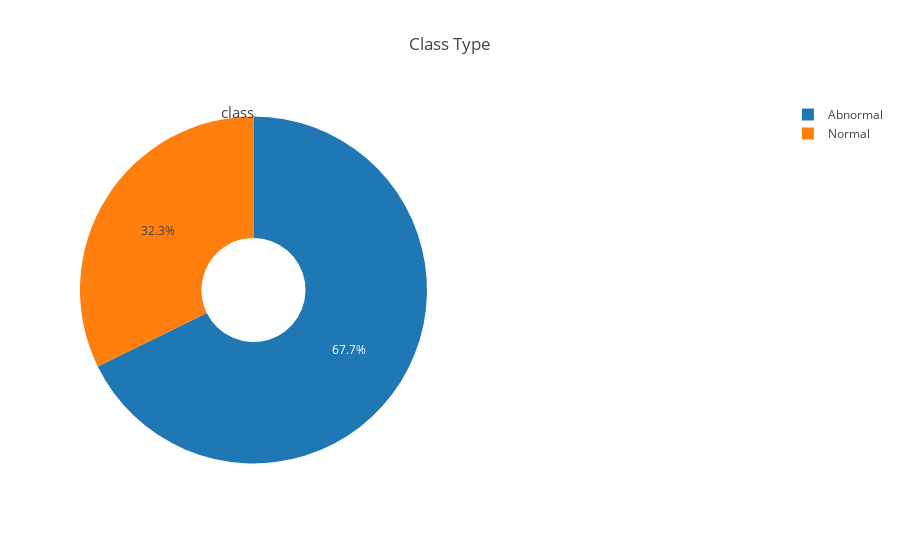

The cell this chart's notebook holds for it:
### Code cell
pie1_list=data["class"].value_counts().values
labels = data["class"].value_counts().index
# figure
fig = {
  "data": [
    {
      "values": pie1_list,
      "labels": labels,
      "domain": {"x": [0, .5]},
      "name": "class",
      "hoverinfo":"label+percent",
      "hole": .3,
      "type": "pie"
    },],
  "layout": {
        "title":"Class Type",
        "annotations": [
            { "font": { "size": 15},
              "showarrow": False,
              "text": "class",
                "x": 0.20,
                "y": 1
            },
        ]
    }
}
iplot(fig)

### Figure 1 — Plotly figure (JSON) as saved in the notebook; plotly's stock layout.template omitted (floating-point values rounded to 4 significant figures)
{"data": [{"domain": {"x": [0, 0.5]}, "hole": 0.3, "hoverinfo": "label+percent", "labels": ["Abnormal", "Normal"], "name": "class", "type": "pie", "uid": "f086840d-eac2-400d-943d-6ccf9ff3350f", "values": [210, 100]}], "layout": {"annotations": [{"font": {"size": 15}, "showarrow": false, "text": "class", "x": 0.2, "y": 1}], "title": {"text": "Class Type"}}}
